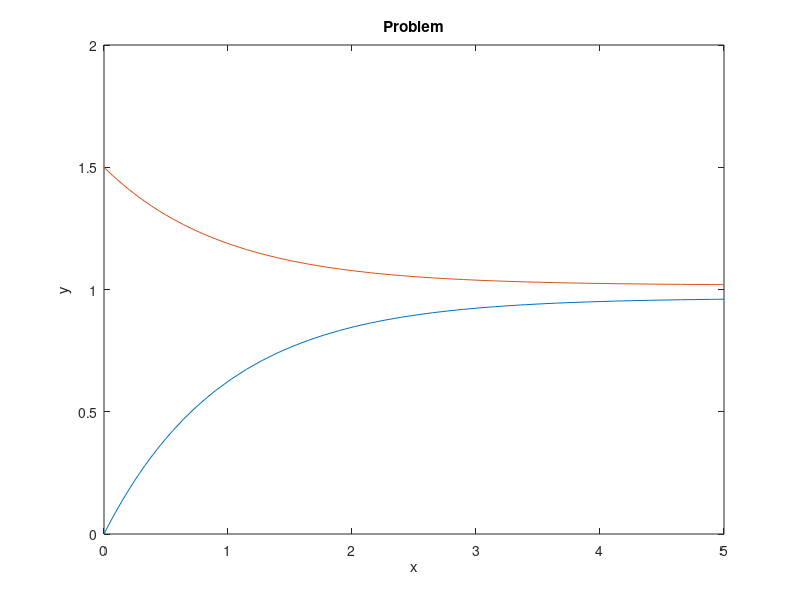

MATLAB code for this plot:
function IVP()
Cf = 3;
Q = 60e-6;
H = -2e8;
rho = 1000;
k0 = 4.5e6;
Tf = 298;
V = 18e-3;
Cp= 4000;
E = 7550;
k = k0*exp(-E/Tf);
tau = V/Q;
alpha = k*tau;
beta = H*Cf/rho/Cp/Tf;

y0 = [0,1.5]; % initial value
tspan = [0 5]; % integrate interval
[t,y]=ode45(@prob,tspan,y0);
plot(t,y);
xlabel('x');
ylabel('y');
title('Problem');
    function dydx = prob(~,y) % differential equations
        dydx = zeros(2,1);
        k = k0*exp(-E/Tf)*exp(1/y(2));
        alpha = k*tau;
        dydx(1) = 1-(alpha+1)*y(1);
        dydx(2) = 1-y(2)-alpha*beta*y(1);
    end

end